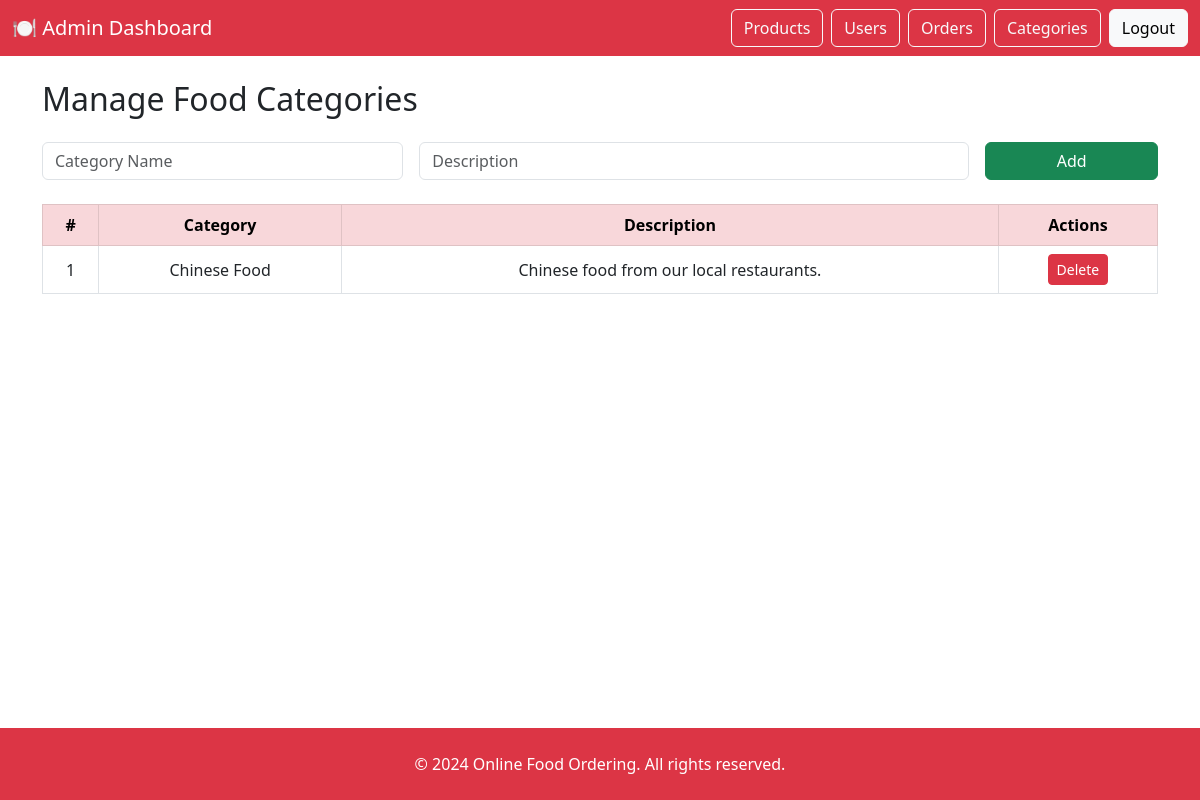
Page /admin/food_categories (signed in) on the committed database.
### models/food_category.py (models this page shows)
class FoodCategory(db.Model):
    __bind_key__ = 'db'
    id = db.Column(db.Integer, Sequence('FoodCategory_sequence'), unique=True, nullable=False, primary_key=True)
    category_name = db.Column(db.String(100), nullable=False)
    description = db.Column(db.String(255))

### app.py (the view, shortened to what this page needs)
@app.route('/admin/food_categories', methods=['GET', 'POST'])
def admin_food_categories():
    from models.food_category import FoodCategory
    if 'user_id' not in session or session.get('role') != 'admin':
        return redirect('/login')
    error_message = None
    categories = FoodCategory.query.order_by(FoodCategory.id.desc()).all()
    return render_template('admin/food_categories.html', categories=categories, error_message=error_message)

### templates/admin/food_categories.html (shortened to what this page needs)
<!DOCTYPE html>
<html lang="en">
<head>
  <link href="https://cdn.jsdelivr.net/npm/bootstrap@5.3.0/dist/css/bootstrap.min.css" rel="stylesheet">
</head>
<body>
<div class="content-wrapper">
  <nav class="navbar navbar-dark bg-danger">
    <div class="container-fluid">
      <a class="navbar-brand" href="/admin/dashboard">🍽️ Admin Dashboard</a>
      <div class="d-flex">
        <a href="/admin/products" class="btn btn-outline-light me-2">Products</a>
        <a href="/admin/users" class="btn btn-outline-light me-2">Users</a>
        <a href="/admin/orders" class="btn btn-outline-light me-2">Orders</a>
        <a href="/admin/food_categories" class="btn btn-outline-light me-2">Categories</a>
        <a href="/logout" class="btn btn-light">Logout</a>
      </div>
    </div>
  </nav>
  <div class="container py-4 main-content">
    <h2 class="mb-4">Manage Food Categories</h2>
    <form action="/admin/food_categories" method="POST" class="row g-3 mb-4">
      <div class="col-md-4">
        <input type="text" name="category_name" class="form-control" placeholder="Category Name" required>
      </div>
      <div class="col-md-6">
        <input type="text" name="description" class="form-control" placeholder="Description">
      </div>
      <div class="col-md-2">
        <button type="submit" class="btn btn-success w-100">Add</button>
      </div>
    </form>
    <div class="table-responsive">
      <table class="table table-bordered table-hover text-center align-middle">
        <thead class="table-danger">
          <tr>
            <th>#</th>
            <th>Category</th>
            <th>Description</th>
            <th>Actions</th>
          </tr>
        </thead>
        <tbody>
          {% for cat in categories %}
          <tr>
            <td>{{ cat.id }}</td>
            <td>{{ cat.category_name }}</td>
            <td>{{ cat.description }}</td>
            <td>
              <form action="/admin/delete_food_category" method="POST" onsubmit="return confirm('Delete this category?');">
                <button class="btn btn-danger btn-sm">Delete</button>
              </form>
            </td>
          </tr>
          {% endfor %}
        </tbody>
      </table>
    </div>
  </div>
  <footer class="text-center text-white py-4 bg-danger mt-auto">
    &copy; 2024 Online Food Ordering. All rights reserved.
  </footer>
</div>
</body>
</html>

### templates/admin/food_categories.html (style rules this page uses)
html, body { height: 100%; }
.content-wrapper { min-height: 100vh; display: flex; flex-direction: column; }
.main-content { flex: 1; }

### rows in the picture
FoodCategory: id "1", category_name "Chinese Food", description "Chinese food from our local restaurants."
